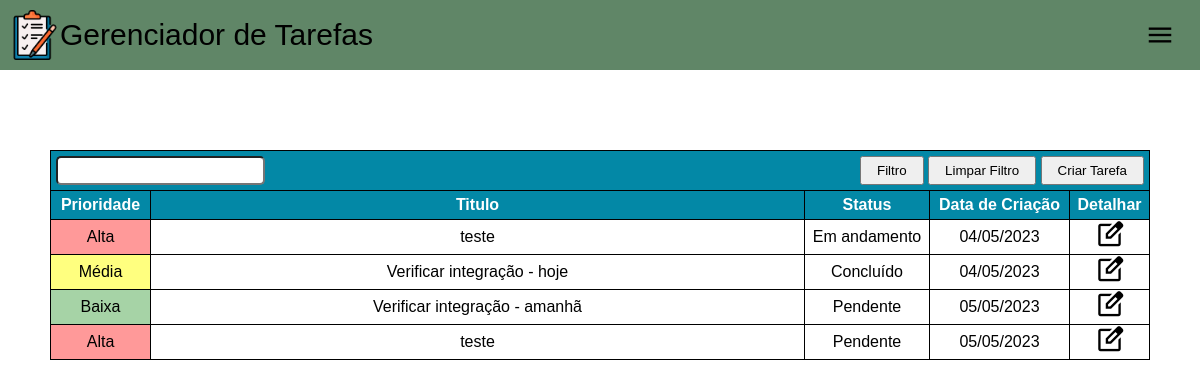
Page /home (signed in) on the committed database.
### tables this page shows
CREATE TABLE Tasks(ID INTEGER PRIMARY KEY AUTOINCREMENT, Titulo text, Prioridade text, Status Text, DataCriacao text, DataConclusao text, Comentario text, ID_Usuario INTEGER);

### app.py (the view)
@app.route('/home')
def home():
    if 'usuario_logado' not in session or session['usuario_logado'] == None:
        return redirect(url_for('login'))
    listatask.clear()
    cursor.execute(f"SELECT * FROM Tasks WHERE ID_Usuario = {session['id_usuario_logado']}")
    for row in cursor.fetchall():
        id = '000'+str(row[0])
        linha = taks(id[-4:], row[1], row[2], row[3], row[4][0:10], row[5], row[6], row[4])
        listatask.append(linha)
        print(session['Tipo_usuario_logado'])
    return render_template('home.html',
                           usuario_logado=session['usuario_logado'],
                           nome_usuario_logado=session['nome_usuario_logado'],
                           mail_usuario_logado=session['mail_usuario_logado'],
                           lista=listatask, tipousuario=session['Tipo_usuario_logado'])

### templates/home.html (shortened to what this page needs)
{% extends "cabecalho.html" %}
{% block conteudo %}
<div class="fundoCenter">
    <table class="tableTask" id="tableTask">
        <thead>
            <tr>
                <th colspan="6">
                    <div style="display: flex; justify-content: space-between;">
                        <input type="text" id="filtraNomeTask" onchange="filtrarTabela()" style="padding: 3px; font-size: 15px; border-radius: 5px;">
                        <div>
                            <button class="buttoncriartask" onclick="abreFiltroTask()">Filtro</button>
                            <button class="buttoncriartask" onclick="LimparFiltroTask()">Limpar Filtro</button>
                            <button class="buttoncriartask" onclick="abrir_CriarTask()">Criar Tarefa</button>
                        </div>
                    </div>
                </th>
            </tr>
            <tr>
                <th style="width: 100px;">Prioridade</th>
                <th style="width: max-content;">Titulo</th>
                <th style="width: 125px;">Status</th>
                <th style="width: 140px;">Data de Criação</th>
                <th style="width: 80px;">Detalhar</th>
            </tr>
        </thead>
        <tbody>
            {% for row in lista %}
                <tr>
                    {% if row.prioridade == 'Baixa' %}
                        <td style="background-color: rgba(0, 128, 0, 0.350);">{{ row.prioridade }}</td>
                    {% endif %}
                    {% if row.prioridade == 'Média' %}
                        <td style="background-color: rgba(255, 255, 0, 0.500);">{{ row.prioridade }}</td>
                    {% endif %}
                    {% if row.prioridade == 'Alta' %}
                        <td style="background-color: rgba(255, 0, 0, 0.400);">{{ row.prioridade }}</td>
                    {% endif %}
                    <td>{{ row.titulo }}</td>
                    <td>{{ row.status }}</td>
                    <td>{{ row.datacriacao }}</td>
                    <td><span class="material-symbols-outlined" onclick="abrir_detalhamento()">edit_square</span></td>
                </tr>
            {% endfor %}
        </tbody>
    </table>
</div>
{% endblock %}

### templates/cabecalho.html (shortened to what this page needs)
<!DOCTYPE html>
<html lang="en">
<head>
    <link rel="stylesheet" href="{{ url_for('static', filename='css/global.css') }}">
    <link rel="stylesheet" href="{{ url_for('static', filename='css/cabecalho.css') }}">
    <link rel="stylesheet" href="{{ url_for('static', filename='css/tarefas.css') }}">
</head>
<body>
    <div class="conteinerLogo">
        <div>
            <img src="{{ url_for('static', filename='img/task.png') }}" alt="">
            <span>Gerenciador de Tarefas</span>
        </div>
        <span class="material-symbols-outlined" id="acaoMenuLateral" onclick="menu()">menu</span>
    </div>
    {% block conteudo %} {% endblock %}
</body>
</html>

### static/css/global.css (style rules this page uses)
* { padding: 0; margin: 0; box-sizing: border-box; font-family: sans-serif; list-style-type: none; text-decoration: none; }
button { cursor: pointer; }

### static/css/cabecalho.css (style rules this page uses)
.conteinerLogo { display: flex; justify-content: space-between; align-items: center; padding: 10px 25px 10px 10px; background-color: rgb(96, 134, 103); }
.conteinerLogo img { width: 50px; }
.conteinerLogo span { font-size: 30px; }
.conteinerLogo div { display: flex; align-items: center; }
#acaoMenuLateral { position: relative; z-index: 1; }

### static/css/tarefas.css (style rules this page uses)
.fundoCenter { display: flex; justify-content: center; margin-top: 80px; }
.tableTask { border-collapse: collapse; text-align: center; width: 1100px; border: 1px solid #000000; }
.tableTask th { background-color: #0388A6; border: 1px solid #000000; padding: 5px; color: #ffffff; }
.tableTask td { border: 1px solid #000000; }
.material-symbols-outlined { font-size: 30px; cursor: pointer; }
.tableform td, table { width: 100%; border-collapse: collapse; }
.buttoncriartask { padding: 5px 15px 5px 15px; }

### rows in the picture
Tasks: prioridade "Alta", titulo "teste", status "Em andamento", datacriacao "04/05/2023"
Tasks: prioridade "Média", titulo "Verificar integração - hoje", status "Concluído", datacriacao "04/05/2023"
Tasks: prioridade "Baixa", titulo "Verificar integração - amanhã", status "Pendente", datacriacao "05/05/2023"
Tasks: prioridade "Alta", titulo "teste", status "Pendente", datacriacao "05/05/2023"
